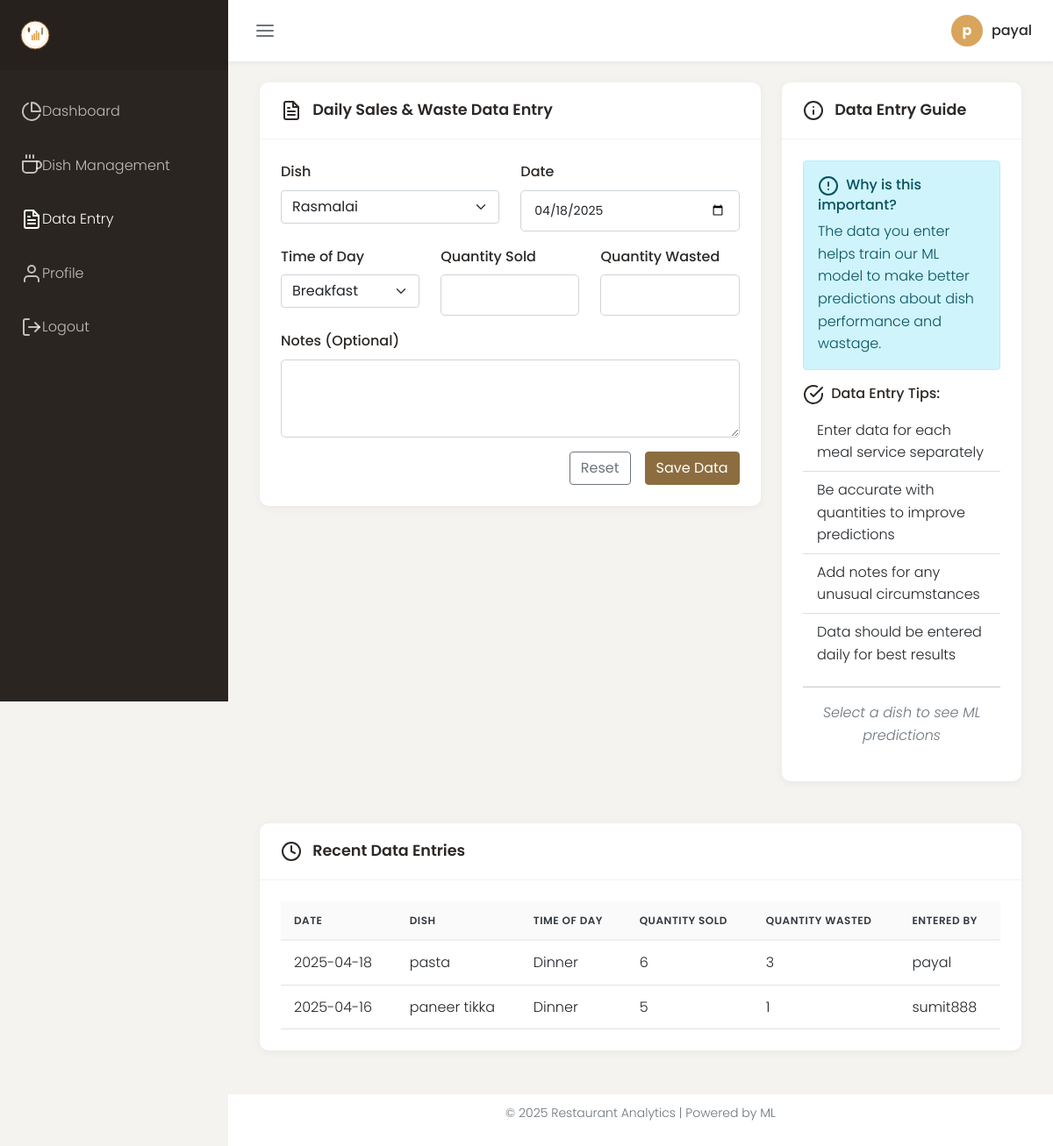
The page /daily-data (signed in) on the database its author committed.
### models.py (models this page shows, shortened)
class User(UserMixin, db.Model):
    id = db.Column(db.Integer, primary_key=True)
    username = db.Column(db.String(64), unique=True, nullable=False)
    email = db.Column(db.String(120), unique=True, nullable=False)
    password_hash = db.Column(db.String(256), nullable=False)
    role = db.Column(db.String(20), nullable=False, default='staff')  # 'admin' or 'staff'
    created_at = db.Column(db.DateTime, default=datetime.utcnow, nullable=False)
    daily_data = db.relationship('DailyData', backref='user', lazy=True)

class DailyData(db.Model):
    id = db.Column(db.Integer, primary_key=True)
    dish_id = db.Column(db.Integer, db.ForeignKey('dish.id'), nullable=False)
    user_id = db.Column(db.Integer, db.ForeignKey('user.id'), nullable=False)
    date = db.Column(db.Date, nullable=False, default=lambda: datetime.utcnow().date())
    day_of_week = db.Column(db.Integer, nullable=False)  # 0-6 (Monday-Sunday)
    time_of_day = db.Column(db.String(20), nullable=False)  # breakfast, lunch, dinner
    quantity_sold = db.Column(db.Integer, nullable=False)
    quantity_wasted = db.Column(db.Integer, nullable=False)
    notes = db.Column(db.Text)
    created_at = db.Column(db.DateTime, default=datetime.utcnow, nullable=False)

class Dish(db.Model):
    id = db.Column(db.Integer, primary_key=True)
    name = db.Column(db.String(100), nullable=False)
    description = db.Column(db.Text)
    category = db.Column(db.String(50))  # appetizer, main, dessert, etc.
    price = db.Column(db.Float, nullable=False)
    image_url = db.Column(db.String(255))  # URL to dish image
    created_at = db.Column(db.DateTime, default=datetime.utcnow, nullable=False)
    updated_at = db.Column(db.DateTime, default=datetime.utcnow, onupdate=datetime.utcnow, nullable=False)
    daily_data = db.relationship('DailyData', backref='dish', lazy=True)

### routes.py (the view, shortened to what this page needs)
    @app.route('/daily-data', methods=['GET', 'POST'])
    @login_required
    def daily_data():
        form = DailyDataForm()
        form.dish.choices = [(dish.id, dish.name) for dish in Dish.query.order_by(Dish.name).all()]
        if request.method == 'GET':
            form.date.data = datetime.now().date()
        recent_entries = DailyData.query.order_by(DailyData.created_at.desc()).limit(10).all()
        return render_template(
            'dish_form.html',
            title='Daily Data Entry',
            form=form,
            recent_entries=recent_entries
        )

### templates/dish_form.html (shortened to what this page needs)
{% extends "base.html" %}
{% block content %}
<div class="container-fluid">
    <div class="row">
        <div class="col-lg-8">
            <div class="dashboard-card">
                <div class="dashboard-card-header">
                    <h5 class="dashboard-card-title">
                        <i data-feather="file-text" class="feather-sm me-2"></i>
                        Daily Sales & Waste Data Entry
                    </h5>
                </div>
                <div class="dashboard-card-body">
                    <form method="POST" action="{{ url_for('daily_data') }}" class="needs-validation" novalidate>
                        <div class="row mb-3">
                            <div class="col-md-6">
                                <label class="form-label" for="dish">Dish</label>
                                {{ form.dish(class="form-select", id="dish", required=true) }}
                            </div>
                            <div class="col-md-6">
                                <label class="form-label" for="date">Date</label>
                                {{ form.date(class="form-control", id="date", required=true, type="date") }}
                            </div>
                        </div>
                        <div class="row mb-3">
                            <div class="col-md-4">
                                <label class="form-label" for="time_of_day">Time of Day</label>
                                {{ form.time_of_day(class="form-select", id="time_of_day", required=true) }}
                            </div>
                            <div class="col-md-4">
                                <label class="form-label" for="quantity_sold">Quantity Sold</label>
                                {{ form.quantity_sold(class="form-control", id="quantity_sold", required=true, type="number", min=0) }}
                            </div>
                            <div class="col-md-4">
                                <label class="form-label" for="quantity_wasted">Quantity Wasted</label>
                                {{ form.quantity_wasted(class="form-control", id="quantity_wasted", required=true, type="number", min=0) }}
                            </div>
                        </div>
                        <div class="mb-3">
                            <label class="form-label" for="notes">Notes (Optional)</label>
                            {{ form.notes(class="form-control", id="notes", rows=3) }}
                        </div>
                        <div class="d-grid gap-2 d-md-flex justify-content-md-end">
                            <button type="reset" class="btn btn-outline-secondary me-md-2">Reset</button>
                            {{ form.submit(class="btn btn-primary") }}
                        </div>
                    </form>
                </div>
            </div>
        </div>
        <div class="col-lg-4">
            <div class="dashboard-card">
                <div class="dashboard-card-header">
                    <h5 class="dashboard-card-title">
                        <i data-feather="info" class="feather-sm me-2"></i>
                        Data Entry Guide
                    </h5>
                </div>
                <div class="dashboard-card-body">
                    <div class="alert alert-info">
                        <h6 class="alert-heading"><i data-feather="alert-circle" class="feather-sm me-1"></i> Why is this important?</h6>
                        <p class="mb-0">The data you enter helps train our ML model to make better predictions about dish performance and wastage.</p>
                    </div>
                    <div class="mb-3">
                        <h6><i data-feather="check-circle" class="feather-sm me-1"></i> Data Entry Tips:</h6>
                        <ul class="list-group list-group-flush">
                            <li class="list-group-item">Enter data for each meal service separately</li>
                            <li class="list-group-item">Be accurate with quantities to improve predictions</li>
                            <li class="list-group-item">Add notes for any unusual circumstances</li>
                            <li class="list-group-item">Data should be entered daily for best results</li>
                        </ul>
                    </div>
                    <hr>
                    <div id="prediction-container">
                        <p class="text-center text-muted">
                            <em>Select a dish to see ML predictions</em>
                        </p>
                    </div>
                </div>
            </div>
        </div>
    </div>
    <div class="row mt-4">
        <div class="col-12">
            <div class="dashboard-card">
                <div class="dashboard-card-header">
                    <h5 class="dashboard-card-title">
                        <i data-feather="clock" class="feather-sm me-2"></i>
                        Recent Data Entries
                    </h5>
                </div>
                <div class="dashboard-card-body">
                    <div class="table-responsive">
                        <table class="table table-hover">
                            <thead>
                                <tr>
                                    <th>Date</th>
                                    <th>Dish</th>
                                    <th>Time of Day</th>
                                    <th>Quantity Sold</th>
                                    <th>Quantity Wasted</th>
                                    <th>Entered By</th>
                                </tr>
                            </thead>
                            <tbody>
                                {% for entry in recent_entries %}
                                <tr>
                                    <td>{{ entry.date.strftime('%Y-%m-%d') }}</td>
                                    <td>{{ entry.dish.name }}</td>
                                    <td>{{ entry.time_of_day.capitalize() }}</td>
                                    <td>{{ entry.quantity_sold }}</td>
                                    <td>{{ entry.quantity_wasted }}</td>
                                    <td>{{ entry.user.username }}</td>
                                </tr>
                                {% else %}
                                <tr>
                                    <td colspan="6" class="text-center">No recent entries found</td>
                                </tr>
                                {% endfor %}
                            </tbody>
                        </table>
                    </div>
                </div>
            </div>
        </div>
    </div>
</div>
{% endblock %}

### templates/base.html (shortened to what this page needs)
<!DOCTYPE html>
<html lang="en">
<head>
    <link href="https://cdn.jsdelivr.net/npm/bootstrap@5.1.3/dist/css/bootstrap.min.css" rel="stylesheet">
    <link href="https://cdnjs.cloudflare.com/ajax/libs/font-awesome/6.0.0-beta3/css/all.min.css" rel="stylesheet">
    <link rel="stylesheet" href="https://cdn.jsdelivr.net/npm/daterangepicker@3.1.0/daterangepicker.css">
    <link href="https://cdn.jsdelivr.net/npm/aos@2.3.4/dist/aos.css" rel="stylesheet">
    <link rel="stylesheet" href="{{ url_for('static', filename='css/style.css') }}">
</head>
<body>
    {% if current_user.is_authenticated %}
        <div class="dashboard-container">
            <aside class="sidebar">
                <div class="sidebar-header">
                    <a href="{{ url_for('dashboard') }}" class="sidebar-brand">
                        <img src="{{ url_for('static', filename='svg/logo.svg') }}" alt="Restaurant Analytics" height="40">
                    </a>
                </div>
                <ul class="sidebar-menu">
                    <li class="sidebar-item">
                        <a href="{{ url_for('dashboard') }}" class="sidebar-link">
                            <i data-feather="pie-chart"></i>
                            <span>Dashboard</span>
                        </a>
                    </li>
                    <li class="sidebar-item">
                        <a href="{{ url_for('dish_management') }}" class="sidebar-link">
                            <i data-feather="coffee"></i>
                            <span>Dish Management</span>
                        </a>
                    </li>
                    <li class="sidebar-item">
                        <a href="{{ url_for('daily_data') }}" class="sidebar-link">
                            <i data-feather="file-text"></i>
                            <span>Data Entry</span>
                        </a>
                    </li>
                    <li class="sidebar-item">
                        <a href="{{ url_for('profile') }}" class="sidebar-link">
                            <i data-feather="user"></i>
                            <span>Profile</span>
                        </a>
                    </li>
                    <li class="sidebar-item">
                        <a href="{{ url_for('logout') }}" class="sidebar-link">
                            <i data-feather="log-out"></i>
                            <span>Logout</span>
                        </a>
                    </li>
                </ul>
            </aside>
            <div class="main-content">
                <header class="main-header">
                    <button class="toggle-sidebar" id="toggle-sidebar">
                        <i data-feather="menu"></i>
                    </button>
                    <div class="user-menu dropdown">
                        <a href="#" class="dropdown-toggle" id="userDropdown" data-bs-toggle="dropdown" aria-expanded="false">
                            <div class="user-image">{{ current_user.username[0] }}</div>
                            <div class="user-name">{{ current_user.username }}</div>
                        </a>
                    </div>
                </header>
                <div class="main-body">
                    {% block content %}{% endblock %}
                </div>
                <footer class="main-footer">
                    <div class="text-center">
                        <p>&copy; {{ now.year }} Restaurant Analytics | Powered by ML</p>
                    </div>
                </footer>
            </div>
        </div>
    {% endif %}
</body>
</html>

### rows shown on the page
User: username "p", username "payal"
DailyData: date "2025-04-18", dish.name "pasta", time_of_day "Dinner", quantity_sold "6", quantity_wasted "3", user.username "payal"
DailyData: date "2025-04-16", dish.name "paneer tikka", time_of_day "Dinner", quantity_sold "5", quantity_wasted "1", user.username "sumit888"
